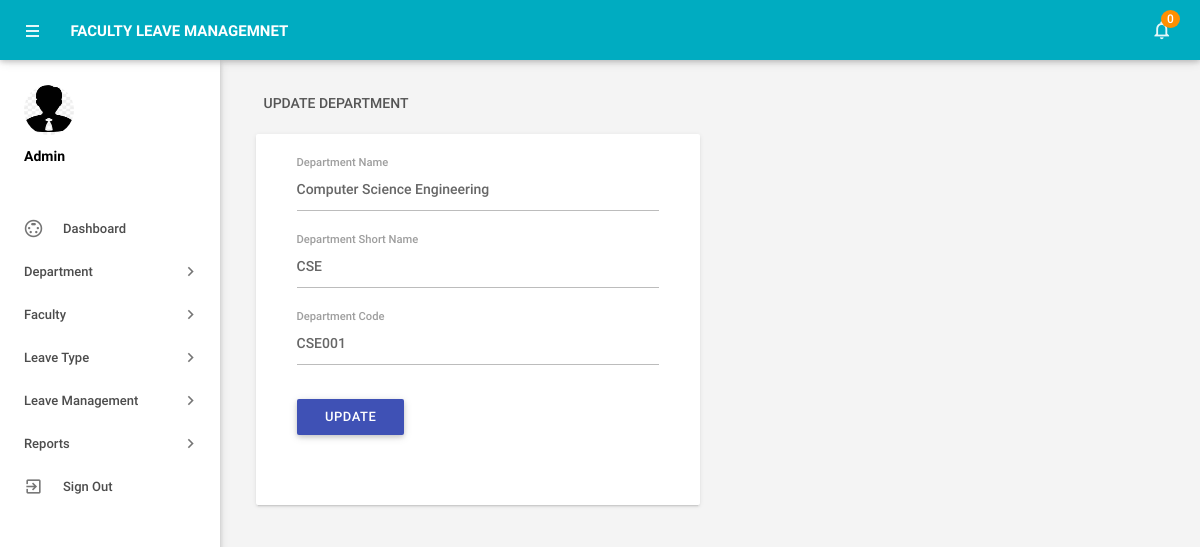
Screenshot of /admin/editdepartment.php?deptid=1 (signed in) with the database file from the repository.
### tables this page shows
CREATE TABLE IF NOT EXISTS `tbldepartments` (
  `id` int(11) NOT NULL,
  `DepartmentName` varchar(150) DEFAULT NULL,
  `DepartmentShortName` varchar(100) NOT NULL,
  `DepartmentCode` varchar(50) DEFAULT NULL,
  `CreationDate` timestamp NULL DEFAULT CURRENT_TIMESTAMP
);

### admin/editdepartment.php (the view, shortened to what this page needs)
<?php
include('includes/config.php');
if(strlen($_SESSION['alogin'])==0)
    {
header('location:index.php');
}
else{
    ?>
<!DOCTYPE html>
<html lang="en">
    <head>
        <link type="text/css" rel="stylesheet" href="../assets/plugins/materialize/css/materialize.min.css"/>
        <link href="../assets/plugins/material-preloader/css/materialPreloader.min.css" rel="stylesheet">
        <link href="../assets/css/alpha.min.css" rel="stylesheet" type="text/css"/>
        <link href="../assets/css/custom.css" rel="stylesheet" type="text/css"/>
    </head>
    <body>
  <?php include('includes/header.php');?>
       <?php include('includes/sidebar.php');?>
            <main class="mn-inner">
                <div class="row">
                    <div class="col s12">
                        <div class="page-title">Update Department</div>
                    </div>
                    <div class="col s12 m12 l6">
                        <div class="card">
                            <div class="card-content">
                                <div class="row">
                                    <form class="col s12" name="chngpwd" method="post">
<?php
$did=intval($_GET['deptid']);
$sql = "SELECT * from tbldepartments WHERE id=:did";
$query = $dbh -> prepare($sql);
$query->bindParam(':did',$did,PDO::PARAM_STR);
$query->execute();
$results=$query->fetchAll(PDO::FETCH_OBJ);
if($query->rowCount() > 0)
{
foreach($results as $result)
{               ?>
                                        <div class="row">
                                            <div class="input-field col s12">
<input id="departmentname" type="text"  class="validate" autocomplete="off" name="departmentname" value="<?php echo htmlentities($result->DepartmentName);?>"  required>
                                                <label for="deptname">Department Name</label>
                                            </div>
          <div class="input-field col s12">
<input id="departmentshortname" type="text"  class="validate" autocomplete="off" value="<?php echo htmlentities($result->DepartmentShortName);?>" name="departmentshortname"  required>
                                                <label for="deptshortname">Department Short Name</label>
                                            </div>
  <div class="input-field col s12">
 <input id="deptcode" type="text" name="deptcode" class="validate" autocomplete="off" value="<?php echo htmlentities($result->DepartmentCode);?>" required>
                                                <label for="password">Department Code</label>
                                            </div>
<?php }} ?>
<div class="input-field col s12">
<button type="submit" name="update" class="waves-effect waves-light btn indigo m-b-xs">UPDATE</button>
</div>
                                        </div>
                                    </form>
                                </div>
                            </div>
                        </div>
                    </div>
                </div>
            </main>
        </div>
        <div class="left-sidebar-hover"></div>
    </body>
</html>
<?php } ?>

### rows the page displays
tbldepartments: departmentname "Computer Science Engineering", departmentshortname "CSE", deptcode "CSE001"

### other values shown
$unreadcount "0"
